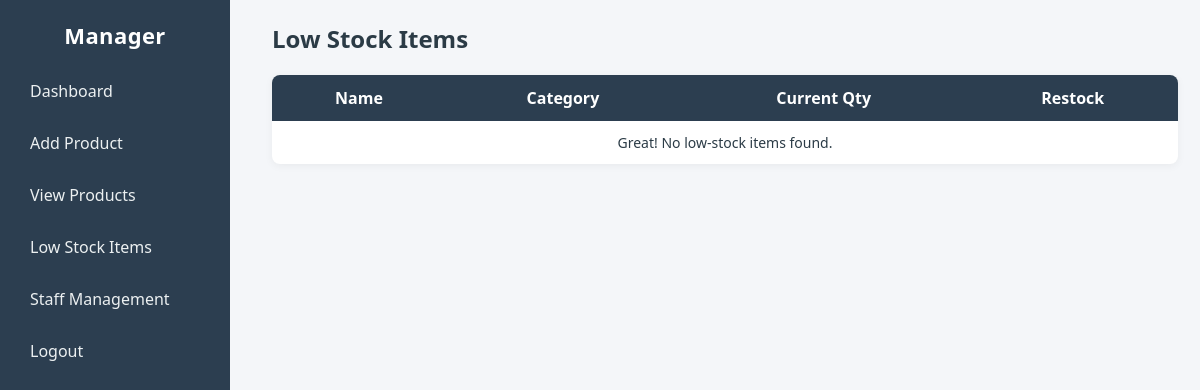
The app's page /low_stock/, older data.
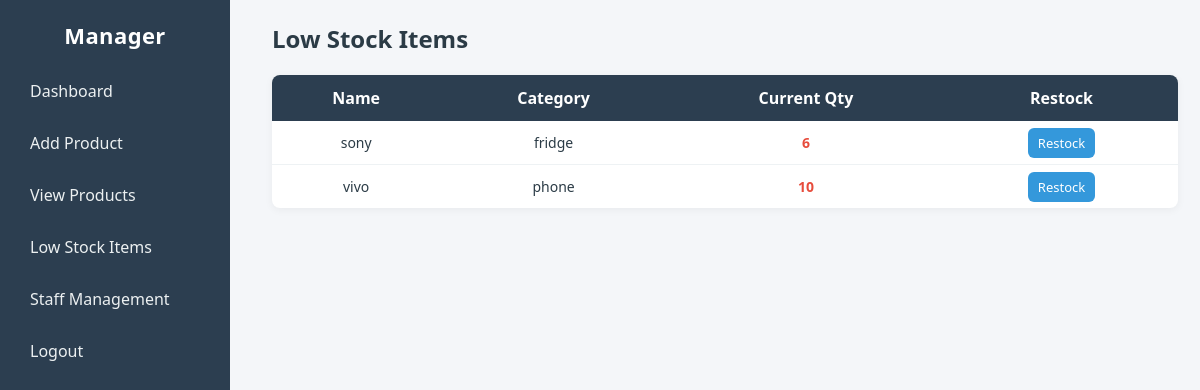
The same page, newer data.
### Inventory_management/models.py (models this page shows, shortened)
class Product(models.Model):
    name = models.CharField(max_length=100)
    category = models.CharField(max_length=100)
    price = models.DecimalField(max_digits=10, decimal_places=2)
    quantity = models.PositiveIntegerField()

### Inventory_management/views.py (the view)
# urls.py: path('low_stock/',views.low_stock,name = 'low_stock'),
def low_stock(request):
    low_stock_threshold = 20
    low_stock_items = Product.objects.filter(quantity__lte=low_stock_threshold).order_by('quantity')
    context = {
        "low_stock": low_stock_items,
        "low_stock_threshold": low_stock_threshold,
    }
    return render(request,'admin/low_stock.html', context)

### Inventory_management/templates/admin/low_stock.html (shortened to what this page needs)
{% load static %}
<!DOCTYPE html>
<html lang="en">
<head>
    <link rel="stylesheet" href="{% static 'css/admin/low_stock.css' %}">
</head>
<body>
<div class="sidebar">
    <h2>Manager</h2>
    <a href="{% url 'admin_dashboard' %}">Dashboard</a>
    <a href="{% url 'add_products' %}">Add Product</a>
    <a href="{% url 'view_products' %}">View Products</a>
    <a href="{% url 'low_stock' %}">Low Stock Items</a>
    <a href="{% url 'staff_management' %}">Staff Management</a>
    <a href="{% url 'signin' %}">Logout</a>
</div>
<div class="main-content">
    <header>
        <h1>Low Stock Items</h1>
    </header>
    <div class="table-wrap">
        <table class="product-table">
            <thead>
                <tr>
                    <th>Name</th>
                    <th>Category</th>
                    <th>Current Qty</th>
                    <th>Restock</th>
                </tr>
            </thead>
            <tbody>
                {% for product in low_stock %}
                <tr>
                    <td>{{ product.name }}</td>
                    <td>{{ product.category }}</td>
                    <td class="low">{{ product.quantity }}</td>
                    <td>
                        <a href="{% url 'restock_product' product.id %}" class="btn-table edit">
                            Restock
                        </a>
                    </td>
                </tr>
                {% empty %}
                <tr>
                    <td colspan="4">Great! No low-stock items found.</td>
                </tr>
                {% endfor %}
            </tbody>
        </table>
    </div>
</div>
</body>
</html>

Row changes from the older to the newer data that the page shows:
added Product: name "sony", category "fridge", quantity "6"
added Product: name "vivo", category "phone", quantity "10"
Text that changed along with them:
text no longer shown: "Great! No low-stock items found."
